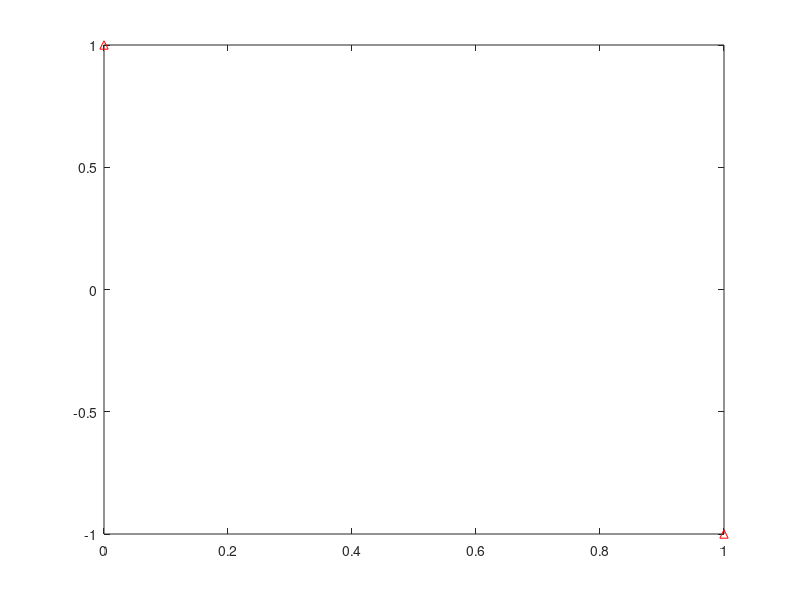
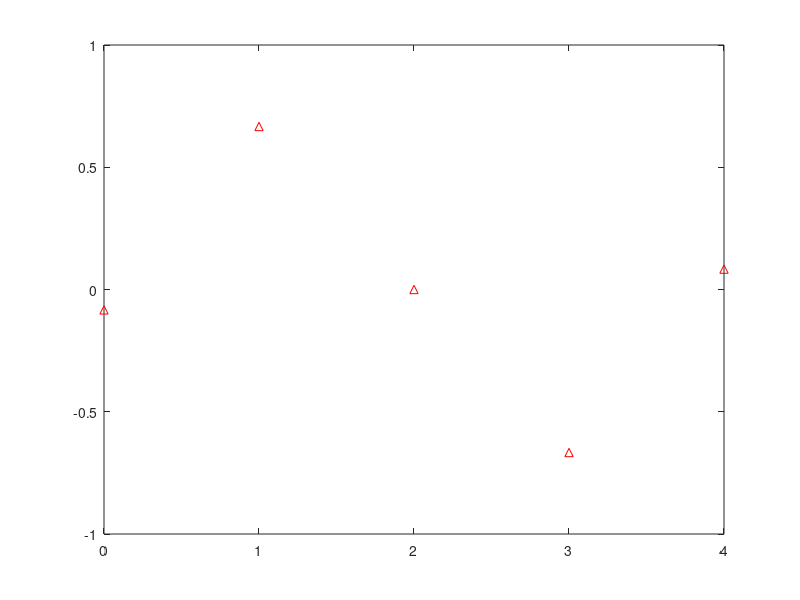

The MATLAB script that drew these images, in order: (Note: this script raises an error after producing the figures.)
%%1.&2. h(k)
h1 = [1 -1];
hstir = [-1/12 8/12 0 -8/12 1/12];
figure;
impz(h1);
figure;
impz(hstir);
close('all');
%%Parks.MCClellan
f = [0 1];
a = [1 1];
b = firpm(31,f,a, 'differentiator');

%%plotting
fvtool(h1);
fvtool(hstir);
fvtool(b);